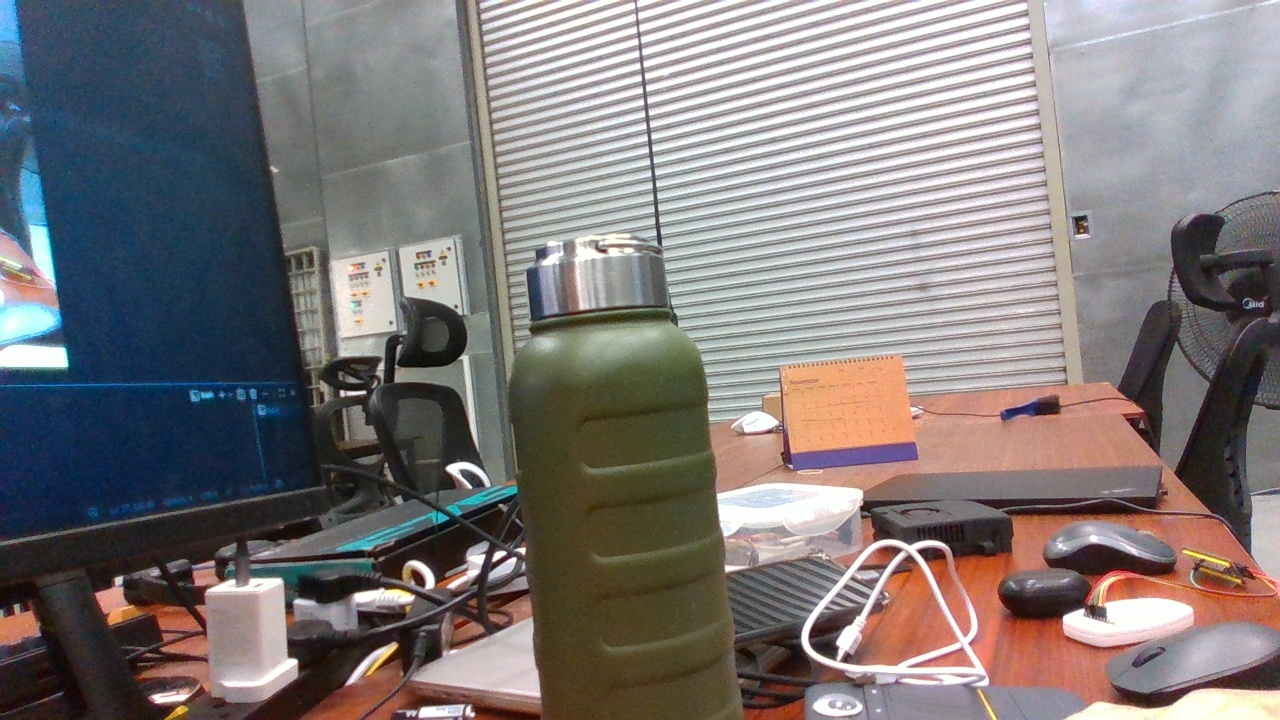
#> input picture src/d435i_vio_py/images/d435i_1764225322210644006.jpg, 1280 x 720 px; its folder holds 4 pictures in this run
$ python orb.py
#> lines starting #> are read from the running program, lines starting #| are printed output that depends on the picture; long printed decimals are rounded
#!/usr/bin/env python3
# ORB feature matching across 4 images + Essential + 3D camera trajectory
# Basis of VIO and SFM

import os
import glob
import cv2
import numpy as np
import matplotlib.pyplot as plt
from mpl_toolkits.mplot3d import Axes3D  # <-- add this line

# ------------------------------------------------------------------
# 0) RealSense intrinsics for COLOR camera (adjust resolution if needed)
# ------------------------------------------------------------------
COLOR_INTRINSICS = {
    # Color 848x480
    (848, 480): dict(
        fx=603.513916015625,
        fy=603.539123535156,
        cx=438.063507080078,
        cy=247.044128417969,
    ),
    # Color 640x480
    (640, 480): dict(
        fx=603.513916015625,
        fy=603.539123535156,
        cx=334.063537597656,
        cy=247.044128417969,
    ),
    # Color 1280x720
    (1280, 720): dict(
        fx=905.270935058594,
        fy=905.308715820312,
        cx=661.095275878906,
        cy=370.566192626953,
    ),
    # Color 1920x1080
    (1920, 1080): dict(
        fx=1357.90637207031,
        fy=1357.96301269531,
        cx=991.642944335938,
        cy=555.849304199219,
    ),
}

# ------------------------------------------------------------------
def visualize_camera_trajectory(cam_centers):
    """Plot camera centers in 3D with indices."""
    cam_centers = np.array(cam_centers)  # N x 3

    fig = plt.figure()
    ax = fig.add_subplot(111, projection="3d")

    xs = cam_centers[:, 0]
    ys = cam_centers[:, 1]
    zs = cam_centers[:, 2]

    ax.scatter(xs, ys, zs, marker="o")

    # connect in order
    ax.plot(xs, ys, zs, linestyle="-")

    # label each camera
    for i, (x, y, z) in enumerate(cam_centers):
        ax.text(x, y, z, str(i), fontsize=10)

    ax.set_xlabel("X")
    ax.set_ylabel("Y")
    ax.set_zlabel("Z")
    ax.set_title("Recovered camera trajectory (up to scale)")

    # make axes equal-ish
    max_range = np.ptp(cam_centers, axis=0).max()
    mid = cam_centers.mean(axis=0)
    for axis, m in zip([ax.set_xlim, ax.set_ylim, ax.set_zlim], mid):
        axis(m - max_range / 2, m + max_range / 2)

    plt.show()


# 1) Find the images ---------------------------------------------------------
script_dir = os.path.dirname(os.path.abspath(__file__))
img_dir = os.path.join(script_dir, "..", "..", "d435i_vio_py", "images")

image_paths = sorted(glob.glob(os.path.join(img_dir, "*.jpg")))

if len(image_paths) < 4:
    print("Need at least 4 images, found:", len(image_paths))
    print("Paths:", image_paths)
    raise SystemExit(1)

image_paths = image_paths[:4]
print("Using images:")
for p in image_paths:
    print("  ", p)

# 2) Load + gray -------------------------------------------------------------
imgs = []
grays = []

for path in image_paths:
    img = cv2.imread(path)
#> img is the input picture: shape (720, 1280, 3); mean B, G, R 120.4, 120.3, 126.1
    if img is None:
        print("Failed to load:", path)
        raise SystemExit(1)
    gray = cv2.cvtColor(img, cv2.COLOR_BGR2GRAY)
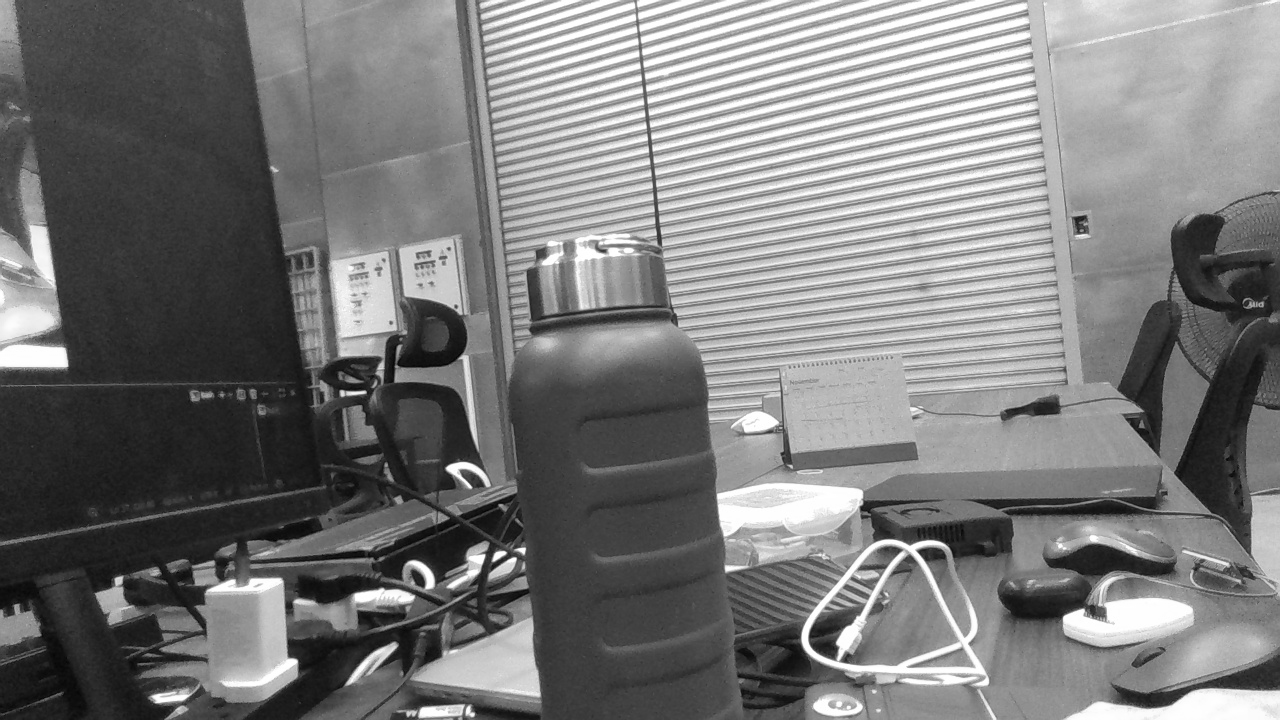
#> gray: shape (720, 1280); min 2, max 255, mean 122.1
    imgs.append(img)
    grays.append(gray)
#> pass 2 of the loop `for path in image_paths:`:
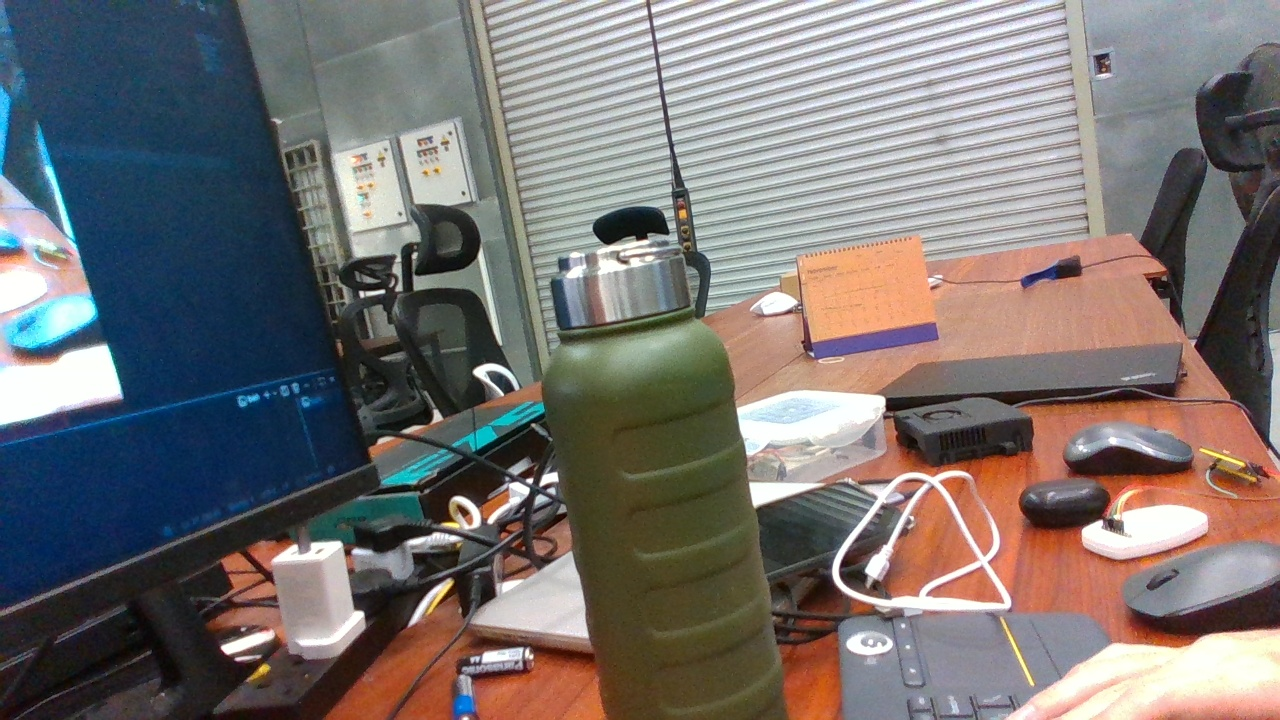
#> input picture src/d435i_vio_py/images/d435i_1764225325934679269.jpg, 1280 x 720 px
#> img is the input picture: shape (720, 1280, 3); mean B, G, R 113.2, 114.4, 119.4
#> `gray = cv2.cvtColor(img, cv2.COLOR_BGR2GRAY)`:
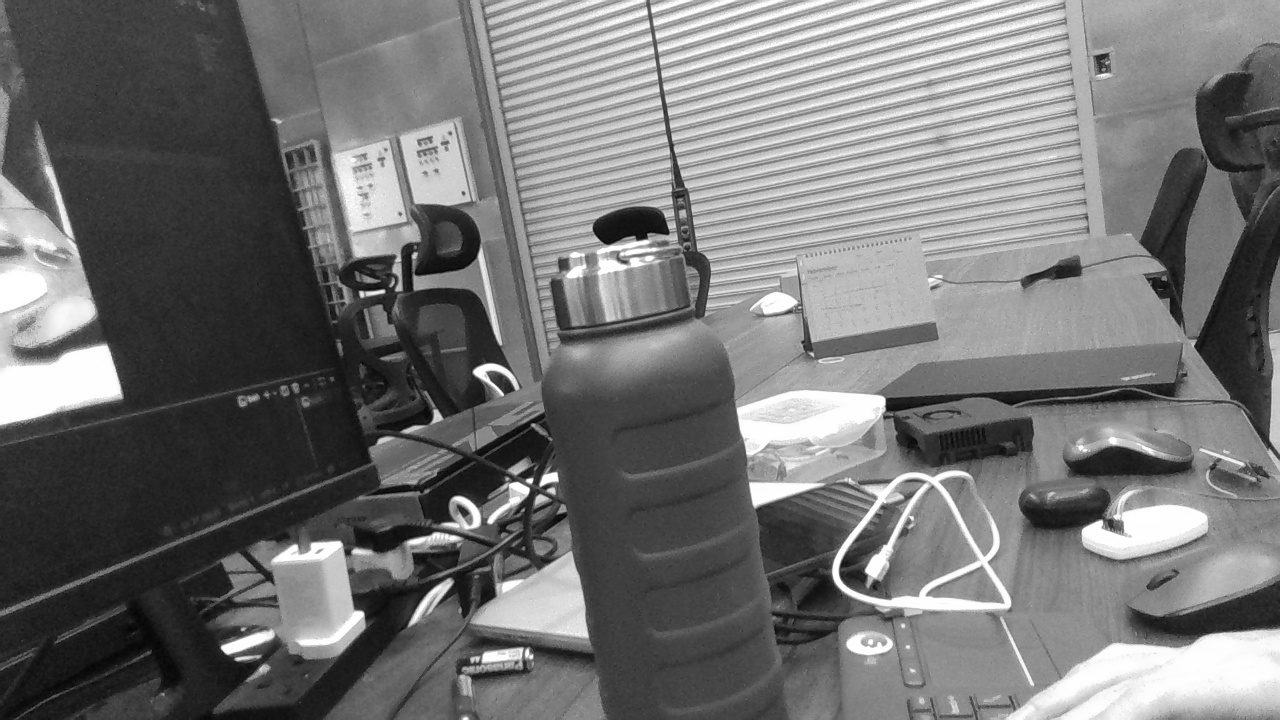
#> gray: shape (720, 1280); min 2, max 255, mean 115.8
#> pass 3 of the loop `for path in image_paths:`:
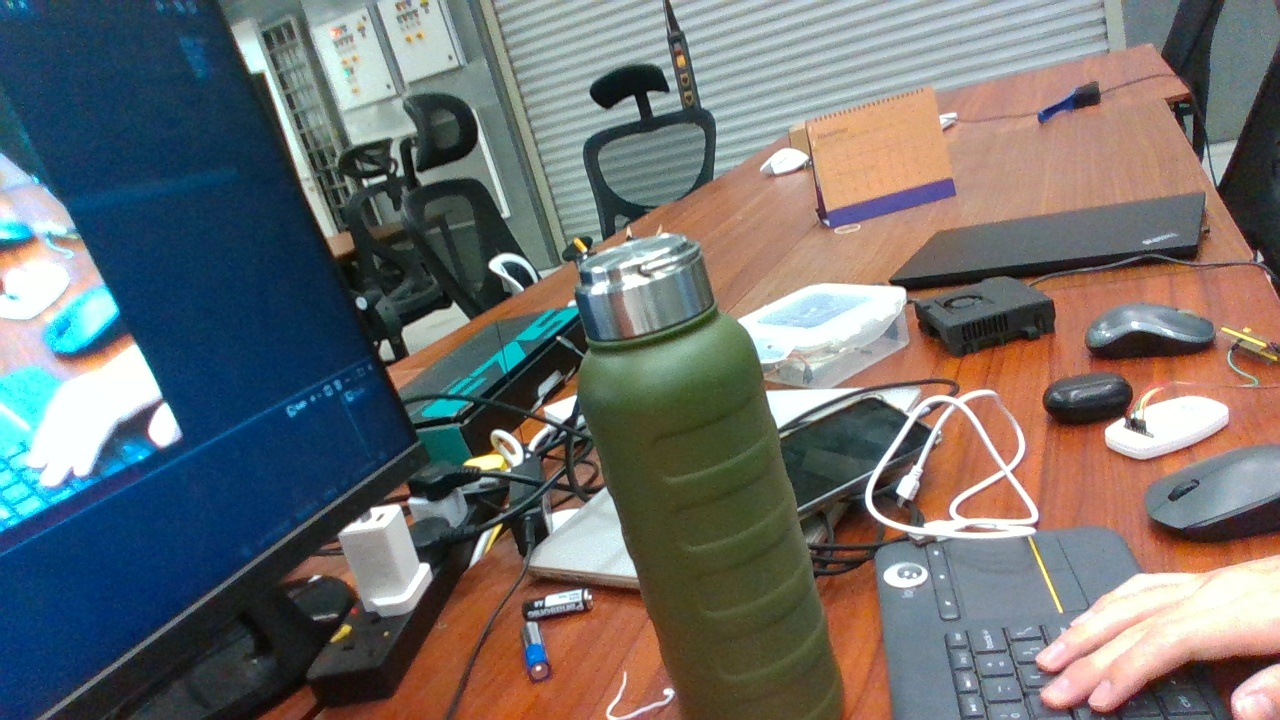
#> input picture src/d435i_vio_py/images/d435i_1764225328267671585.jpg, 1280 x 720 px
#> img is the input picture: shape (720, 1280, 3); mean B, G, R 110.7, 111.4, 110.8
#> `gray = cv2.cvtColor(img, cv2.COLOR_BGR2GRAY)`:
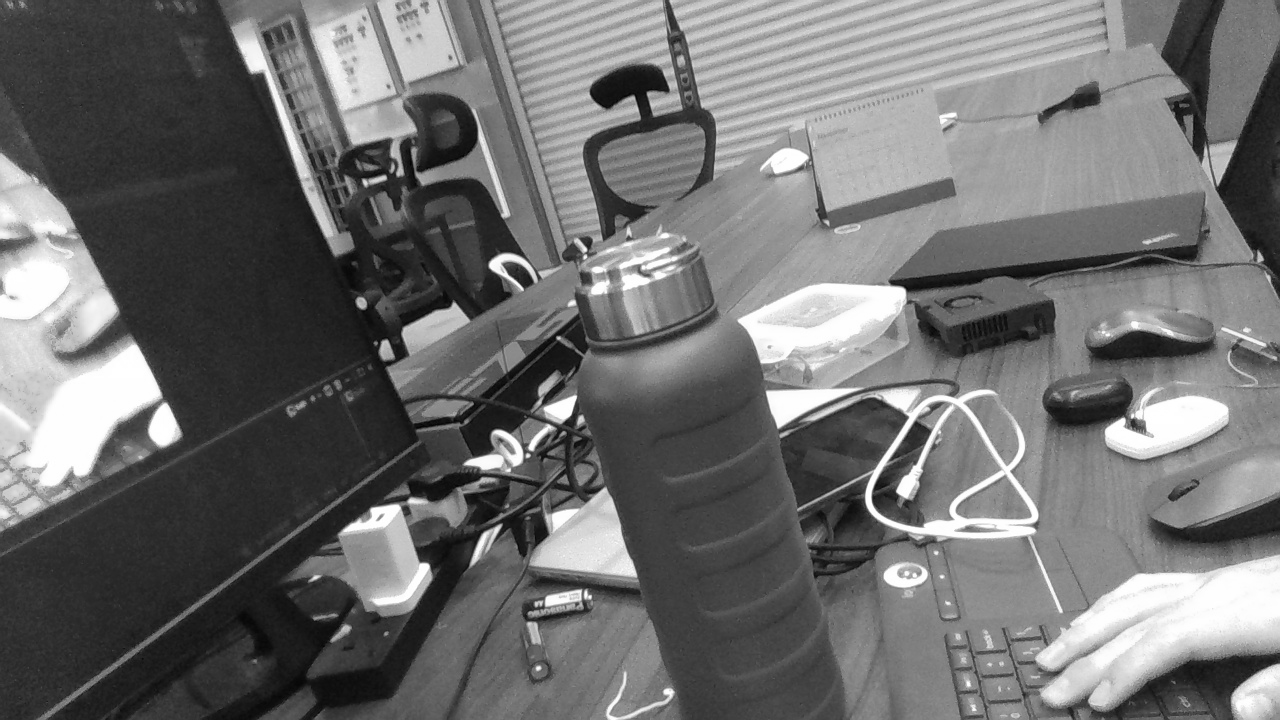
#> gray: shape (720, 1280); min 2, max 255, mean 111.1
#> the loop made 4 passes; the first 3 are shown

h, w = grays[0].shape[:2]
#> h = 720; w = 1280
print(f"Image resolution: {w}x{h}")
#| Image resolution: 1280x720

if (w, h) not in COLOR_INTRINSICS:
    print("WARNING: No intrinsics for this resolution; using uncalibrated E.")
    K = None
else:
    intr = COLOR_INTRINSICS[(w, h)]
#> intr = {'fx': 905.3, 'fy': 905.3, 'cx': 661.1, 'cy': 370.6}
    fx, fy, cx, cy = intr["fx"], intr["fy"], intr["cx"], intr["cy"]
#> fx = 905.3; fy = 905.3; cx = 661.1; cy = 370.6
    K = np.array(
        [[fx, 0.0, cx],
         [0.0, fy, cy],
         [0.0, 0.0, 1.0]],
        dtype=np.float64,
    )
#> K = [[905.3, 0, 661.1], [0, 905.3, 370.6], [0, 0, 1]]
    print("Using camera matrix K:\n", K)
#| Using camera matrix K:
#|  [[905.271   0.         661.095]
#|  [  0.         905.309 370.566]
#|  [  0.           0.           1.        ]]

# 3) ORB features ------------------------------------------------------------
orb = cv2.ORB_create(nfeatures=1000)

keypoints = []
descriptors = []

for gray in grays:
    kp, des = orb.detectAndCompute(gray, None)
    keypoints.append(kp)
    descriptors.append(des)

# 4) BFMatcher + pose chaining ----------------------------------------------
bf = cv2.BFMatcher(cv2.NORM_HAMMING, crossCheck=True)

# world pose of camera 0: R = I, t = 0
R_w = np.eye(3, dtype=np.float64)
t_w = np.zeros((3, 1), dtype=np.float64)

# store camera centers (in world coords). camera 0 at origin, shape (3,1)
cam_centers = [np.array([0.0, 0.0, 0.0])]

for i in range(len(imgs) - 1):
    des1 = descriptors[i]
    des2 = descriptors[i + 1]
    kp1 = keypoints[i]
    kp2 = keypoints[i + 1]

    if des1 is None or des2 is None:
        print(f"No descriptors for pair {i}-{i+1}")
        continue

    matches = bf.match(des1, des2)
    matches = sorted(matches, key=lambda x: x.distance)

    if len(matches) < 8:
        print(f"Not enough matches for pair {i}-{i+1}: {len(matches)}")
        continue

    # visualize matches (optional)
    draw_matches = matches[:50]
    out = cv2.drawMatches(
        imgs[i], kp1,
        imgs[i + 1], kp2,
        draw_matches,
        None,
        flags=cv2.DrawMatchesFlags_NOT_DRAW_SINGLE_POINTS,
    )

    win_name = f"ORB matches: {i} -> {i+1}"
    cv2.imshow(win_name, out)
    print(f"Showing matches for pair {i}-{i+1} (press any key)")
    cv2.waitKey(0)
    cv2.destroyWindow(win_name)

    pts1 = np.float32([kp1[m.queryIdx].pt for m in matches])
    pts2 = np.float32([kp2[m.trainIdx].pt for m in matches])

    # Essential matrix
    if K is not None:
        E, mask = cv2.findEssentialMat(
            pts1, pts2,
            cameraMatrix=K,
            method=cv2.RANSAC,
            prob=0.999,
            threshold=1.0,
        )
    else:
        E, mask = cv2.findEssentialMat(
            pts1, pts2,
            method=cv2.RANSAC,
            prob=0.999,
            threshold=1.0,
        )

    if E is None:
        print(f"E could not be estimated for pair {i}-{i+1}")
        continue

    # Recover relative pose between cam_i and cam_{i+1}
    if K is not None:
        _, R_rel, t_rel, mask_pose = cv2.recoverPose(E, pts1, pts2, K)
    else:
        _, R_rel, t_rel, mask_pose = cv2.recoverPose(E, pts1, pts2)

    # Chain poses:
    # New world rotation & translation: [R_new | t_new] = [R_rel | t_rel] * [R_w | t_w]
    R_w = R_rel @ R_w
    t_w = R_rel @ t_w + t_rel

    # Camera center C = -R^T * t
    C = -R_w.T @ t_w
    cam_centers.append(C.ravel())

    print(f"\n=== Pair {i} -> {i+1} ===")
    print("R_rel:\n", R_rel)
    print("t_rel (up to scale):\n", t_rel.ravel())
    print("Camera center (world):\n", C.ravel())
#> this loop made 3 passes
#> pass 1, `out = cv2.drawMatches( imgs[i], kp1, imgs[i + 1], kp2, draw_matches, N..`:
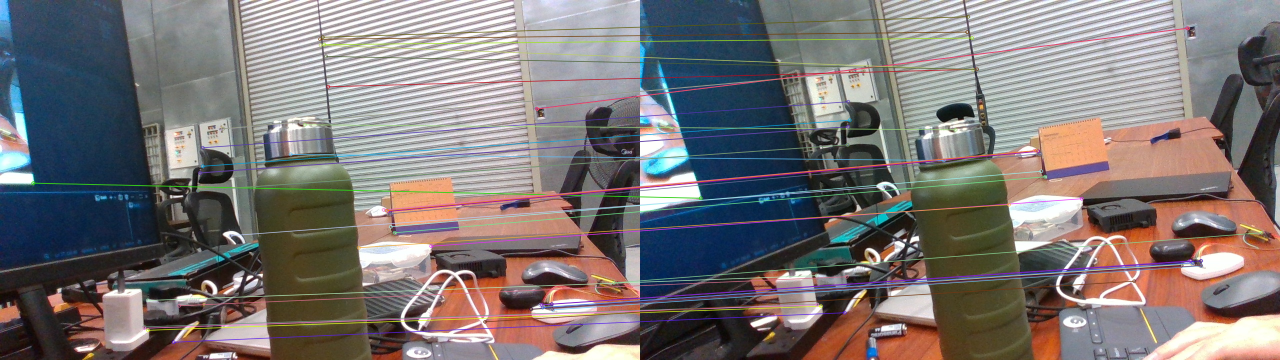
#> out: shape (720, 2560, 3) (shown at 1/2 size); mean of channels 0, 1, 2 117.5, 117.8, 123.4; drawn as B, G, R
#> pass 2, `out = cv2.drawMatches( imgs[i], kp1, imgs[i + 1], kp2, draw_matches, N..`:
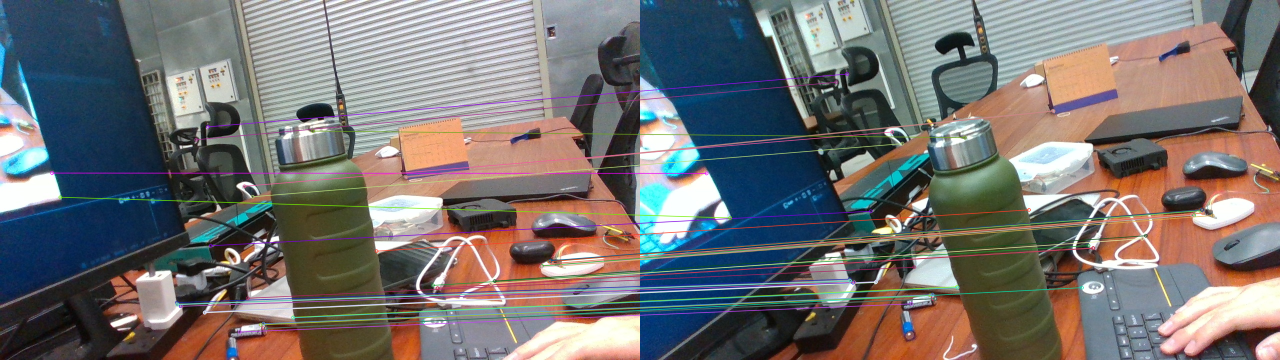
#> out: shape (720, 2560, 3) (shown at 1/2 size); mean of channels 0, 1, 2 113.2, 114, 116.7; drawn as B, G, R
#> pass 3, `out = cv2.drawMatches( imgs[i], kp1, imgs[i + 1], kp2, draw_matches, N..`:
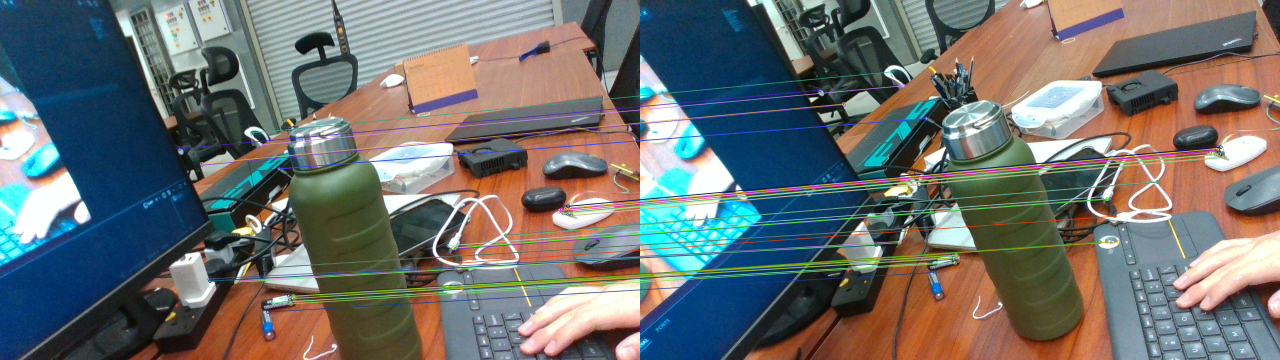
#> out: shape (720, 2560, 3) (shown at 1/2 size); mean of channels 0, 1, 2 109.9, 111.8, 109.5; drawn as B, G, R

cv2.destroyAllWindows()


if len(cam_centers) <=  1:
    print("Not enough poses to visualize.")
else:
    cam_centers = np.array(cam_centers)  # N x 3

    # Example: make Z_up (negate y), keep x, y as you like
    # OpenCV:  x right, y down, z forward
    # Target (for plotting): X right, Y forward, Z up
    R_vis = np.array([
        [1,  0,  0],   # X' =  X
        [0,  0,  1],   # Y' =  Z
        [0, -1,  0],   # Z' = -Y (up)
    ], dtype=np.float64)

    cam_centers_vis = (R_vis @ cam_centers.T).T  # N x 3

    visualize_camera_trajectory(cam_centers_vis)
#> in visualize_camera_trajectory, `plt.show()`:
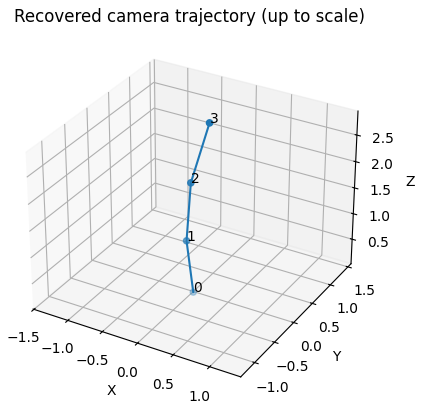
#> figure drawn by matplotlib, 1 panel
